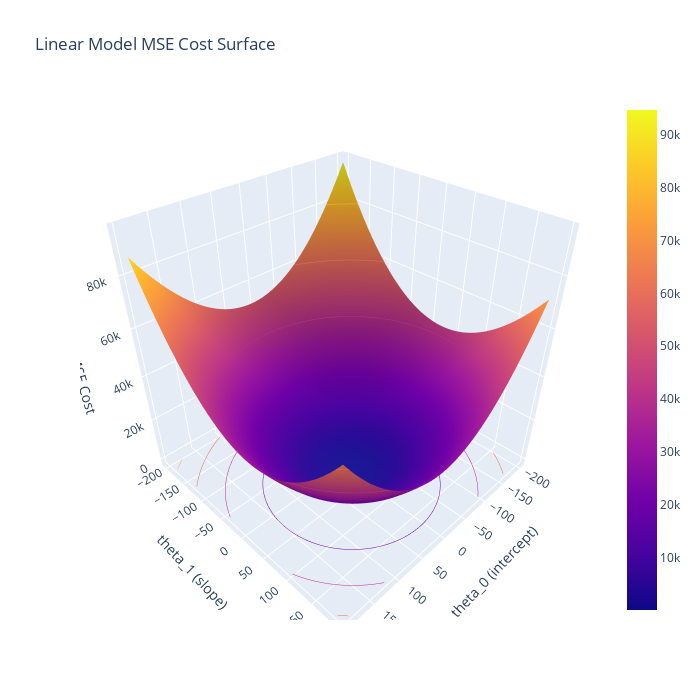

The notebook cell saved with this chart:
### Code cell
# plot the surface plot with plotly's Surface
fig = go.Figure(data=go.Surface(z=linear_cost_matrix,
                                x=thetas_0,
                                y=thetas_1))

# add a countour plot
fig.update_traces(contours_z=dict(show=True, usecolormap=True,
                                  highlightcolor="limegreen", project_z=True))

# annotate the plot
fig.update_layout(title='Linear Model MSE Cost Surface',
                  scene=dict(
                    xaxis_title='theta_0 (intercept)',
                    yaxis_title='theta_1 (slope)',
                    zaxis_title='MSE Cost'),
                  width=700, height=700)

### Figure 1 — Plotly figure (JSON) as saved in the notebook; plotly's stock layout.template omitted (floating-point values rounded to 4 significant figures; data arrays with more than 128 entries replaced by an {"elided": "..."} marker saying what was removed)
{"data": [{"contours": {"z": {"highlightcolor": "limegreen", "project": {"z": true}, "show": true, "usecolormap": true}}, "type": "surface", "x": [-200, -195, -190, -185, -180, -175, -170, -165, -160, -155, -150, -145, -140, -135, -130, -125, -120, -115, -110, -105, -100, -95, -90, -85, -80, -75, -70, -65, -60, -55, -50, -45, -40, -35, -30, -25, -20, -15, -10, -5, 0, 5, 10, 15, 20, 25, 30, 35, 40, 45, 50, 55, 60, 65, 70, 75, 80, 85, 90, 95, 100, 105, 110, 115, 120, 125, 130, 135, 140, 145, 150, 155, 160, 165, 170, 175, 180, 185, 190, 195], "y": [-200, -195, -190, -185, -180, -175, -170, -165, -160, -155, -150, -145, -140, -135, -130, -125, -120, -115, -110, -105, -100, -95, -90, -85, -80, -75, -70, -65, -60, -55, -50, -45, -40, -35, -30, -25, -20, -15, -10, -5, 0, 5, 10, 15, 20, 25, 30, 35, 40, 45, 50, 55, 60, 65, 70, 75, 80, 85, 90, 95, 100, 105, 110, 115, 120, 125, 130, 135, 140, 145, 150, 155, 160, 165, 170, 175, 180, 185, 190, 195], "z": {"elided": "80x80 float values"}}], "layout": {"height": 700, "scene": {"xaxis": {"title": {"text": "theta_0 (intercept)"}}, "yaxis": {"title": {"text": "theta_1 (slope)"}}, "zaxis": {"title": {"text": "MSE Cost"}}}, "title": {"text": "Linear Model MSE Cost Surface"}, "width": 700}}
